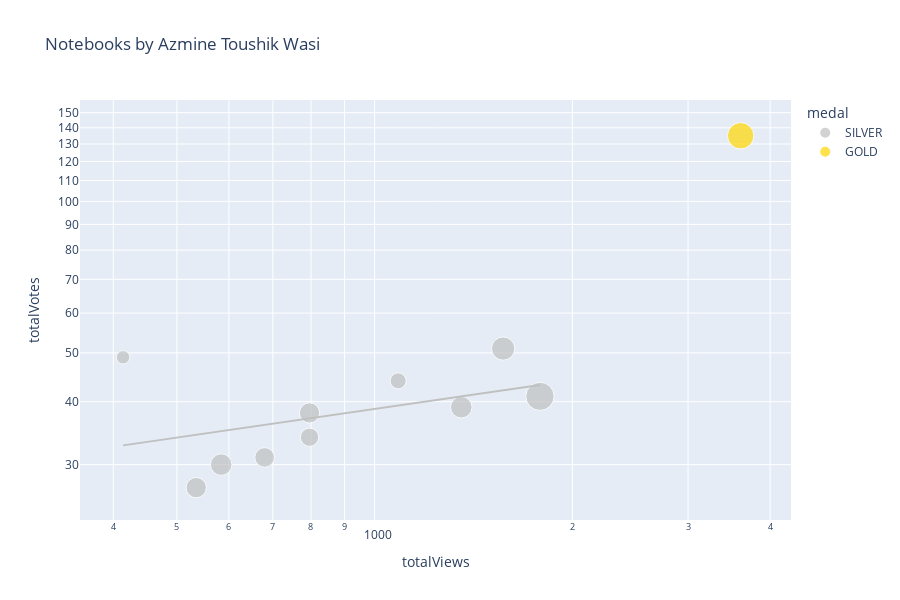

Notebook code for this chart:
### Markdown cell above
# Plotly Scatter Plot

You may want to tweak these settings depending on how many notebooks you have...

### Code cell
import plotly.express as px

df['totalComments'].fillna(0, inplace=True)
df['medal'].fillna('N/A', inplace=True)
df['size'] = df['totalComments'].clip(lower=1)
color_map = {
    'GOLD': 'gold',
    'SILVER': 'silver',
    'BRONZE': 'chocolate',
    'N/A': '#333'
}
px.scatter(
    df,
    'totalViews',
    'totalVotes',
    title=f'Notebooks by {df.author_displayName.get(0)}',
    log_x=True,
    log_y=True,
    #width=800, 
    height=600,
    color='medal',
    color_discrete_map=color_map,
    size='size',
    trendline='ols',
    trendline_options=dict(log_x=True, log_y=True, add_constant=True),
    #trendline='lowess', # Use for Locally Weighted Scatterplot Smoothing line
    #trendline_scope='overall', # Use this for one trendline
    hover_name='title',
    hover_data={
        'size': False,
        'totalViews': ':,.0f',
        'totalVotes': ':,.0f',
        'totalLines': ':,.0f',
        'totalComments': ':,.0f',
        'viewsPerVote': ':,.0f',
        'languageName': True,
        'versionNumber': True,
        'lastRun': True,
        'lastRunExecutionTimeSeconds': ':,.0f',
        'medal': True,
    })

### Figure 1 — Plotly figure (JSON) as saved in the notebook; plotly's stock layout.template omitted (floating-point values rounded to 4 significant figures)
{"data": [{"customdata": [[7, 645, 7, 8.3, "Python", 1, "Fri Jul  1 18:28:34 2022", 6, "SILVER"], [10, 342, 10, 24.16, "Python", 11, "Mon Jun 27 15:31:37 2022", 71, "SILVER"], [21, 380, 21, 30.19, "Python", 11, "Sat Jun 25 16:40:50 2022", 60, "SILVER"], [31, 274, 31, 42.52, "Python", 11, "Sat Jun 25 16:40:22 2022", 80, "SILVER"], [13, 567, 13, 22.77, "Python", 16, "Fri Jun 24 18:01:52 2022", 99, "SILVER"], [18, 536, 18, 33.9, "Python", 11, "Wed Jun 15 04:45:57 2022", 52, "SILVER"], [16, 354, 16, 20.44, "Python", 6, "Mon Jun  6 09:14:09 2022", 97, "SILVER"], [18, 596, 18, 18.87, "Python", 9, "Wed Jun  1 19:00:46 2022", 47, "SILVER"], [16, 279, 16, 19.14, "Python", 16, "Sun May 29 07:50:50 2022", 40, "SILVER"], [15, 461, 15, 21.28, "Python", 14, "Fri May 27 02:34:12 2022", 79, "SILVER"]], "hovertemplate": "<b>%{hovertext}</b><br><br>medal=%{customdata[8]}<br>totalViews=%{x:,.0f}<br>totalVotes=%{y:,.0f}<br>totalLines=%{customdata[1]:,.0f}<br>totalComments=%{customdata[2]:,.0f}<br>viewsPerVote=%{customdata[3]:,.0f}<br>languageName=%{customdata[4]}<br>versionNumber=%{customdata[5]}<br>lastRun=%{customdata[6]}<br>lastRunExecutionTimeSeconds=%{customdata[7]:,.0f}<extra></extra>", "hovertext": ["➡️ Intro to Clustering 🔍 Techniques, Algorithms", "➡️ Intro to Cross Validation ✅ Different Methods", "▶️ Lionel Messi 📊 Extended EDA ⚽ Goals ", "▶️ Cristiano Ronaldo 📊 Extended EDA ⚽ Goals ", "Divorce Prediction & Analysis 📊 PCA,SHAP,TSNE,RFE", "UCL ⚽ EDA & Viz ⭐ 2021-22 ⭐ Players & Teams", "🛠 Feature Engineering ➡️ Tutorial  ⚙ Housing Data", "📋 Bias-Variance Tradeoff ➡️ with NumPy & Seaborn", " 📘 Coursera 📉 EDA, FE 📈 Analysis + Insights 📊", "Export Processing Zones - EDA+Statistical Analysis"], "legendgroup": "SILVER", "marker": {"color": "silver", "size": [7, 10, 21, 31, 13, 18, 16, 18, 16, 15], "sizemode": "area", "sizeref": 0.0775, "symbol": "circle"}, "mode": "markers", "name": "SILVER", "orientation": "v", "showlegend": true, "type": "scatter", "x": [414, 1086, 1569, 1785, 796, 1355, 796, 584, 535, 680], "xaxis": "x", "y": [49, 44, 51, 41, 34, 39, 38, 30, 27, 31], "yaxis": "y"}, {"hovertemplate": "<b>OLS trendline</b><br>log10(totalVotes) = 0.189003 * log10(totalViews) + 1.02068<br>R<sup>2</sup>=0.188211<br><br>medal=SILVER<br>totalViews=%{x:,.0f}<br>totalVotes=%{y:,.0f} <b>(trend)</b><extra></extra>", "legendgroup": "SILVER", "marker": {"color": "silver", "symbol": "circle"}, "mode": "lines", "name": "SILVER", "showlegend": false, "type": "scatter", "x": [414, 535, 584, 680, 796, 796, 1086, 1355, 1569, 1785], "xaxis": "x", "y": [32.76, 34.38, 34.96, 35.98, 37.07, 37.07, 39.31, 40.99, 42.14, 43.18], "yaxis": "y"}, {"customdata": [[27, 357, 27, 26.54, "Python", 7, "Fri Jul  1 08:32:21 2022", 85, "GOLD"]], "hovertemplate": "<b>%{hovertext}</b><br><br>medal=%{customdata[8]}<br>totalViews=%{x:,.0f}<br>totalVotes=%{y:,.0f}<br>totalLines=%{customdata[1]:,.0f}<br>totalComments=%{customdata[2]:,.0f}<br>viewsPerVote=%{customdata[3]:,.0f}<br>languageName=%{customdata[4]}<br>versionNumber=%{customdata[5]}<br>lastRun=%{customdata[6]}<br>lastRunExecutionTimeSeconds=%{customdata[7]:,.0f}<extra></extra>", "hovertext": ["➡️ Intro to Imputation 🔍 Different Techniques"], "legendgroup": "GOLD", "marker": {"color": "gold", "size": [27], "sizemode": "area", "sizeref": 0.0775, "symbol": "circle"}, "mode": "markers", "name": "GOLD", "orientation": "v", "showlegend": true, "type": "scatter", "x": [3608], "xaxis": "x", "y": [135], "yaxis": "y"}, {"hovertemplate": "medal=GOLD<extra></extra>", "legendgroup": "GOLD", "marker": {"color": "gold", "symbol": "circle"}, "mode": "lines", "name": "GOLD", "showlegend": false, "type": "scatter", "xaxis": "x", "yaxis": "y"}], "layout": {"height": 600, "legend": {"itemsizing": "constant", "title": {"text": "medal"}, "tracegroupgap": 0}, "title": {"text": "Notebooks by Azmine Toushik Wasi"}, "xaxis": {"anchor": "y", "domain": [0, 1], "title": {"text": "totalViews"}, "type": "log"}, "yaxis": {"anchor": "x", "domain": [0, 1], "title": {"text": "totalVotes"}, "type": "log"}}}
